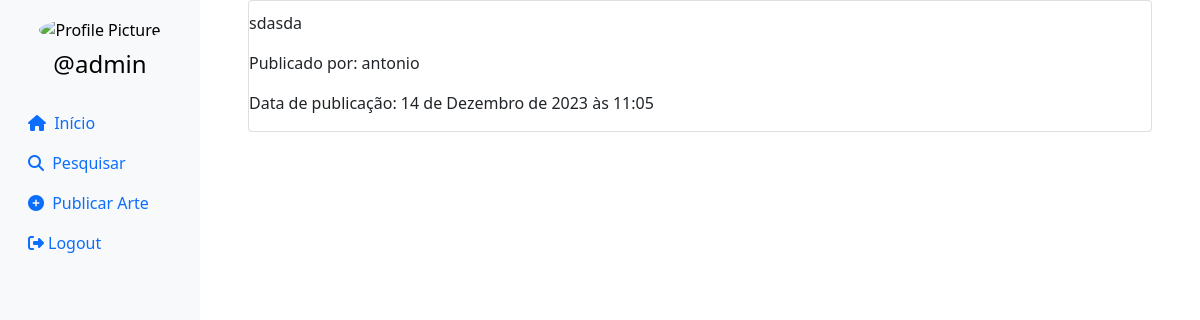
The app's page /publicacao/detail/4/ (signed in) with its own data.
### artes/models.py (models this page shows)
class Publicacao(models.Model):
    autor = models.ForeignKey(User, on_delete=models.CASCADE)
    texto = models.TextField(null=True, blank=True)
    audio = models.FileField(upload_to='uploads/', null=True, blank=True)
    imagem = models.ImageField(upload_to='uploads/', null=True, blank=True)
    video = models.FileField(upload_to='uploads/', null=True, blank=True)
    data_publicacao = models.DateTimeField(auto_now_add=True)

### artes/views.py (the view)
# urls.py: path('publicacao/detail/<int:pk>/', PublicacaoDetailView.as_view(), name='publicacao_detalhe'),
class PublicacaoDetailView(generic.DetailView):
    model = Publicacao
    template_name = "publicacao.html"

### artes/templates/publicacao.html (shortened to what this page needs)
{% extends 'base.html' %}
{% block center %}
<div class="container">
    <div class="card">
        <div class="post-content" style="margin-top: 10px;">
          <p>{{ publicacao.texto }}</p>
        </div>
        <p>Publicado por: {{ publicacao.autor.username }}</p>
        <p>Data de publicação: {{ publicacao.data_publicacao }}</p>
    </div>
</div>
{% endblock %}

### templates/base.html (shortened to what this page needs)
{% load static %}
<!DOCTYPE html>
<html lang="en">
<head>
    <link rel="stylesheet" href="https://maxcdn.bootstrapcdn.com/bootstrap/4.5.2/css/bootstrap.min.css">
    <link href="https://cdn.jsdelivr.net/npm/bootstrap@5.0.2/dist/css/bootstrap.min.css" rel="stylesheet"
>
    <link rel="stylesheet" href="{% static 'css/app.css' %}">
</head>
<body>
    <div class="container-fluid">
        <div class="row">
            <nav class="col-md-2 d-none d-md-block sidebar" style="position: fixed;">
                <div class="text-center mt-3">
                    {% if request.user.is_authenticated%}
                        <img src="{{profile.profileimg.url}}" alt="Profile Picture" class="profile-pic">
                        <h4 class="mt-2"><a href="{% url 'profile' pk=request.user.pk %}" style="text-decoration:none;">@{{request.user}}</a></h4>
                    {% else %}
                        <h4 class="mt-2">Anonimo</h4>
                    {% endif %}
                </div>
                <ul class="nav flex-column mt-4">
                    <li class="nav-item">
                        <a class="nav-link active" href="{% url 'index' %}">
                            <i class="fa-solid fa-house mr-1"></i> Início
                        </a>
                    </li>
                    <li class="nav-item">
                        <a class="nav-link" href="#" data-bs-toggle="modal" data-bs-target="#exampleModal3">
                            <i class="fa-solid fa-magnifying-glass mr-1"></i> Pesquisar
                        </a>
                    </li>
                    {% if user.is_authenticated %}
                      <li class="nav-item">
                        <a class="nav-link" href="{% url 'criar_publicacao' %}">
                            <i class="fa-solid fa-circle-plus mr-1"></i> Publicar Arte
                        </a>
                    </li>
                    {% endif %}
                    <li class="nav-item">
                        <div>
                            {% if user.is_authenticated %}
                            <a class="nav-link" href="{% url 'account_logout' %}"><i
                                    class="fa-solid fa-right-from-bracket mr-1"> </i>Logout</a>
                            {% endif %}
                        </div>
                    </li>
                </ul>
            </nav>
            <main role="main" class="col-md-9 ml-sm-auto col-lg-10 px-md-4">
                {% block center %}
                {% endblock center %}
            </main>
        </div>
    </div>

### templates/base.html (style rules this page uses)
.sidebar { background-color: #f8f9fa; height: 100vh; color: black; }
.profile-pic { width: 60px; height: 60px; border-radius: 50%; object-fit: cover; }
a { color: black; }

### records on screen
Publicacao: texto "sdasda", autor.username "antonio", data_publicacao "14 de Dezembro de 2023 às 11:05"

### other values on screen
{{ request.user }} "admin"
